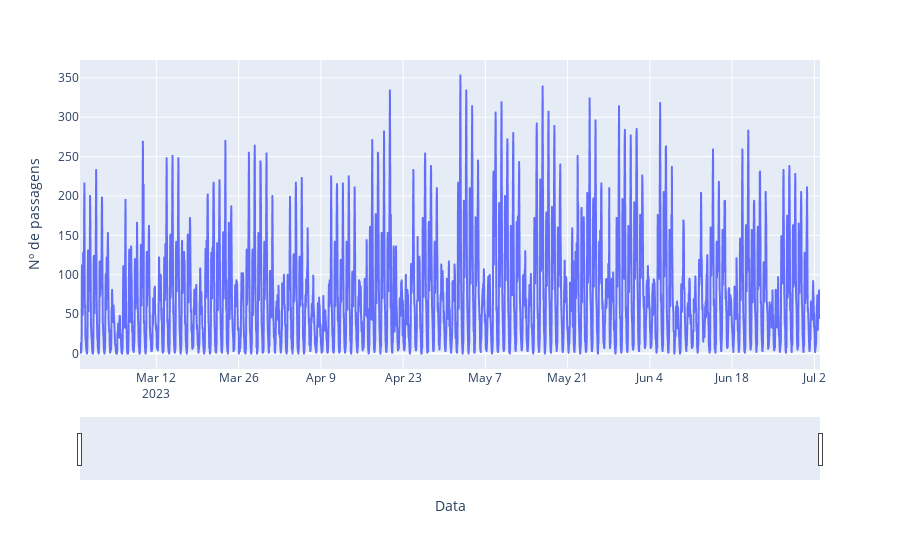

Notebook code for this chart:
### Markdown cell above
> **Tarefa 9:** Obter o cronograma da série.

### Code cell
fig = px.line(df, x=df.index, y='contagem')
fig.update_xaxes(title_text='Data')
fig.update_yaxes(title_text='Nº de passagens')
fig.update_xaxes(rangeslider_visible=True)
fig.show()

### Figure 1 — Plotly figure (JSON) as saved in the notebook; plotly's stock layout.template omitted (floating-point values rounded to 4 significant figures; data arrays with more than 128 entries replaced by an {"elided": "..."} marker saying what was removed)
{"data": [{"hovertemplate": "detected=%{x}<br>contagem=%{y}<extra></extra>", "legendgroup": "", "line": {"color": "#636efa", "dash": "solid"}, "marker": {"symbol": "circle"}, "mode": "lines", "name": "", "showlegend": false, "type": "scattergl", "x": {"elided": "3024 str values"}, "xaxis": "x", "y": {"elided": "3024 int values"}, "yaxis": "y"}], "layout": {"legend": {"tracegroupgap": 0}, "margin": {"t": 60}, "xaxis": {"anchor": "y", "domain": [0, 1], "rangeslider": {"visible": true}, "title": {"text": "Data"}}, "yaxis": {"anchor": "x", "domain": [0, 1], "title": {"text": "Nº de passagens"}}}}
